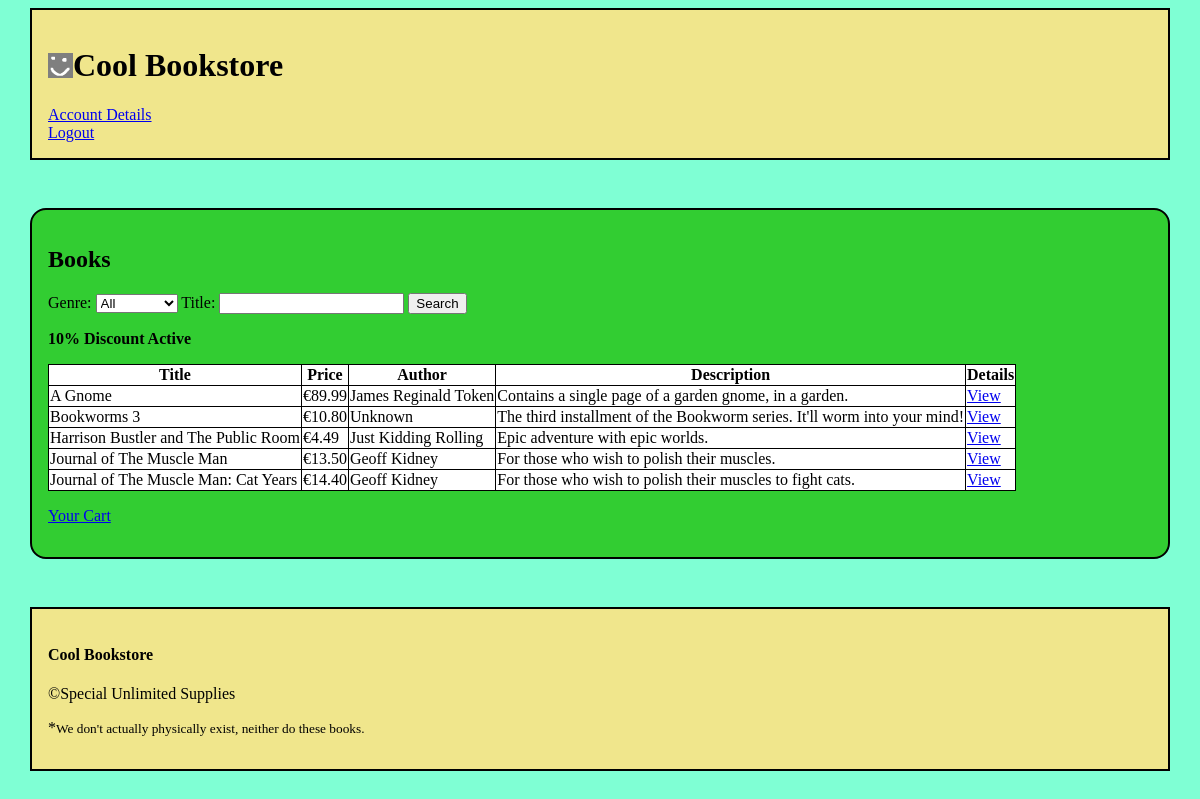
/books (signed in), run on the app's committed database.
### tables this page shows
CREATE TABLE books

(   
    book_id INTEGER PRIMARY KEY AUTOINCREMENT,
    author_id INTEGER NOT NULL,
    title TEXT NOT NULL,
    price REAL NOT NULL,
    description TEXT
    
);

CREATE TABLE authors
--autoincrement creates a value for each entry in order of creation
(
    author_id INTEGER PRIMARY KEY AUTOINCREMENT,
    name TEXT NOT NULL
    
);

### app.py (the view, shortened to what this page needs)
@app.route("/", methods=["GET", "POST"])
@app.route("/books", methods=["GET", "POST"])
def books():
    form=SearchForm()
    form.genre_search.choices = get_genres()
    form.genre_search.choices.insert(0, ("", "All"))
    if "cart" not in session:
        session["cart"] = {}
    if "admin" not in session:
        session["admin"] = False
    books=None
    db=get_db()
    books=db.execute("""SELECT *
        FROM authors JOIN books
        ON books.author_id=authors.author_id
        ORDER BY books.title ASC;""").fetchall()
    return render_template("books.html", books=books, form=form, discount=discount())

### forms.py
class SearchForm(FlaskForm):
    genre_search=SelectField("Genre: ")
    title_search=StringField("Title: ")
    search = SubmitField("Search")

### app.py (called while the page is built)
@app.before_request
def load_logged_in_user():
    g.user = session.get("user_id", None)
    g.current_date = datetime.now().strftime("%Y-%m-%d")

def get_genres():
    db = get_db()
    genre=[]
    genres = db.execute("""SELECT DISTINCT genre_name FROM genres
                            ORDER BY genre_name ASC;""").fetchall()
    for types in genres:
        genre.append( (types["genre_name"],types["genre_name"]) )
    return(genre)

def discount():
    discount = 1
    if g.user is not None:
        db=get_db()
        order = db.execute("""SELECT COUNT(DISTINCT order_id) AS num_order
                                FROM orders
                                WHERE user_id = ?;""", (g.user,)).fetchone()
        if order !=None:
            num_order = order["num_order"]
            if (1+num_order) % 2 == 0:
                discount = 0.9
    return discount

### database.py (called while the page is built)
def get_db():
    if "db" not in g:
        g.db = sqlite3.connect(DATABASE,
            detect_types=sqlite3.PARSE_DECLTYPES
        )
        g.db.row_factory = sqlite3.Row
    return g.db

### templates/books.html (shortened to what this page needs)
{% extends "base.html" %}
{% block main_content %}
    <h2>Books</h2>
    <form action="" method="POST" novalidate>
        {{ form.genre_search.label }}
        {{ form.genre_search() }}
        {{ form.title_search.label }}
        {{ form.title_search() }}
        {{ form.search() }}
        {% if books %}
            {% if discount < 1 %}
                <p><b>{{"%.f" % ((1-discount)*100)}}% Discount Active</b></p>
            {% endif %}
            <table>
                <tr>
                    <th>Title</th>
                    <th>Price</th>
                    <th>Author</th>
                    <th>Description</th>
                    <th>Details</th>
                </tr>
                {% for book in books %}
                <tr>
                    <td>{{ book["title"] }}</td>
                    <td>&euro;{{ "%.2f" % (book["price"]*discount) }}</td>
                    <td>{{ book["name"] }}</td>
                    <td>{{ book["description"] }}</td>
                    <td>
                        <a href="{{ url_for('book',book_id=book['book_id']) }}">
                            View
                        </a>
                    </td>
                </tr>
                {% endfor %}
            </table>
        {% else %}
            <p>Whoops. No books found!</p>
        {% endif %}
        {% if session["admin"] %}
            <p>
                <a href="{{ url_for('add_book')}}">Add Books</a>
            </p>
            <p>
                <a href="{{ url_for('orders')}}">See Orders</a>
            </p>
        {% else %}
            <p>
                <a href="{{url_for('cart')}}">Your Cart</a>
            </p>
        {% endif %}
    </form>
{% endblock %}

### static/styles.css (style rules this page uses)
:root { background-color: aquamarine; --base-border-color: black; --base-bg-color: khaki; --base-bg-color-2: limegreen; }
body { width: 95%; margin: 0.5em auto; }
table { border-collapse: collapse; background-color: white; }
td, th { vertical-align: middle; border: 1px solid var(--base-border-color); }
th { text-align: center; }
@media screen and (min-width: 480px) { body { display: grid; grid-template-columns: 1fr; grid-template-areas: 'top' 'mid' 'bottom' ; row-gap: 3em; } }

### data on the page
books: title "A Gnome", book['price']*discount "89.99", name "James Reginald Token", description "Contains a single page of a garden gnome, in a garden."
books: title "Bookworms 3", book['price']*discount "10.80", name "Unknown", description "The third installment of the Bookworm series. It'll worm into your mind!"
books: title "Harrison Bustler and The Public Room", book['price']*discount "4.49", name "Just Kidding Rolling", description "Epic adventure with epic worlds."
books: title "Journal of The Muscle Man", book['price']*discount "13.50", name "Geoff Kidney", description "For those who wish to polish their muscles."
books: title "Journal of The Muscle Man: Cat Years", book['price']*discount "14.40", name "Geoff Kidney", description "For those who wish to polish their muscles to fight cats."

### other printed values
{{ "%.f" % ((1-discount)*100) }} "10"
